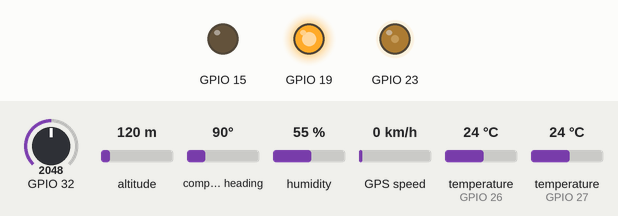
The sketch below on a simulated ESP32. On the bench: output pins drawn as LEDs (lit = HIGH). Inputs (shaded band) come from the test bench; at power-on: GPIO 32 = 2048, altitude 120 m, compass heading 90°, humidity 55 %, GPS speed 0 km/h, temperature (sensors on GPIO 26, GPIO 27) 24 °C. WiFi joins after 1.5 s; servers stay silent unless stated; uploads are accepted with an empty reply; EEPROM starts erased; the GPS gets a fix after 3 s at 37.7749, -122.4194 with 8 satellites; what the sketch prints to the serial monitor is not drawn.

Above: at 0.1 s.
At 1.6 s:
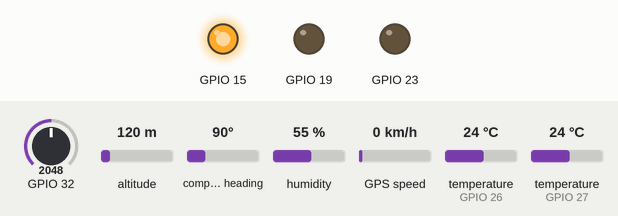
At 2.1 s:
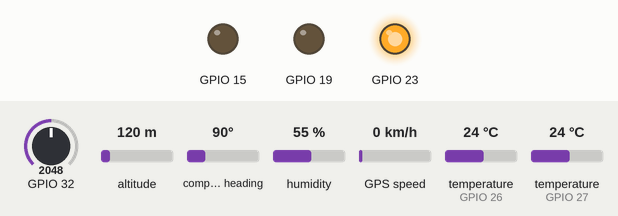
Timing chart, 0 to 3.6 s (numbered marks = the images above):
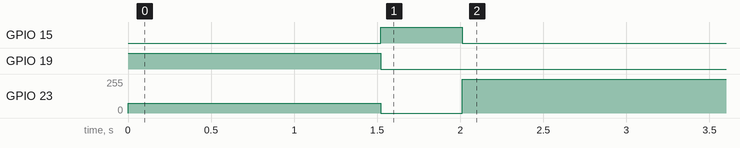

The sketch:

farmcheck.ino
```cpp
#include <memory>
#include <WiFiManager.h>
#include <HTTPClient.h>
#include <ArduinoJson.h>
#include "storage.h"
#include "controller.h"
#include "rf.h"

std::unique_ptr<com::Transmitter> transmitter;
std::unique_ptr<Control::Controller> controller;
std::unique_ptr<Memory::Storage> storage;

char jsonOutput[256];
bool sendData = false;
String url = "http://1e6c-37-251-220-191.ngrok-free.app";
WiFiManager wifiManager;

void setup() {
  Serial.begin(115200);

  transmitter = std::unique_ptr<com::Transmitter>(new com::Transmitter(25));
  controller = std::unique_ptr<Control::Controller>(new Control::Controller(
    32, 27, 26, 2, 19, 23, 15
  ));
  storage = std::unique_ptr<Memory::Storage>(new Memory::Storage());

  controller->rgb->setColor(255, 75, 0);

  storage->read();

  Serial.print("Token: ");
  Serial.println(storage->getToken());

  wifiManager.resetSettings();

  wifiManager.setConnectTimeout(240);
  WiFiManagerParameter tokenField("token", "Token", "", 50);
  wifiManager.addParameter(&tokenField);
  bool connection = wifiManager.autoConnect("FarmCheck Sensor");

  controller->rgb->setColor(0, 0, 255);

  if (!connection) {
    Serial.println("Failed to connect");
    controller->rgb->setColor(255, 0, 0);
    delay(1000);
    ESP.restart();
  } else {
    storage->setToken(tokenField.getValue());

    if (storage->getToken() == "")
      storage->read();
    else
      storage->write(tokenField.getValue());

    Serial.print("Token: ");
    Serial.println(storage->getToken());

    Serial.println("connected... :)");
  }
}

void loop() {
  if (WiFi.status() == WL_CONNECTED) {
    controller->readData();
    controller->getData().print();
    delay(250);

    HTTPClient client;

    client.begin(url + "/api/v1/sensor/data?sensorId=" + storage->getToken());
    client.addHeader("Content-Type", "application/json");

    const size_t CAPACITY = JSON_OBJECT_SIZE(6);
    StaticJsonDocument<CAPACITY> doc;

    JsonObject object = doc.to<JsonObject>();
    object["soilMoisture"] = controller->getData().moisture;
    object["soilTemperature"] = controller->getData().temperature;
    object["airHumidity"] = controller->getData().humidity;
    object["airTemperature"] = controller->getData().temperatureAir;
    object["latitude"] = controller->getData().latitude;
    object["longitude"] = controller->getData().longitude;

    serializeJson(doc, jsonOutput);
    int httpCode = client.POST(String(jsonOutput));

    Serial.println(httpCode);
    if (httpCode == 404) {
      wifiManager.resetSettings();
      ESP.restart();
    }

    if (httpCode > 0) {
      controller->rgb->setColor(0, 255, 0);
      String payload = client.getString();
      Serial.println("\nStatus code: " + String(httpCode));
      Serial.println(payload);
      client.end();
    } else {
      Serial.println("Error on HTTP request");
      controller->rgb->setColor(255, 0, 255);
    }
  } else {
    Serial.println("Not connected");
  }
  delay(1000);
}
```

controller.h
```cpp
#ifndef _CONTROLLER_H_
#define _CONTROLLER_H_

#include "hardware.h"
#include "rf.h"

namespace Control {
  class Controller {
  private:
    std::unique_ptr<Hardware::MoistureSensor> moistureSensor;
    std::unique_ptr<Hardware::TemperatureSensor> temperatureSensor;
    std::unique_ptr<Hardware::HumiditySensor> humiditySensor;
    std::unique_ptr<Hardware::GPS> gps;

  public:
    std::unique_ptr<Hardware::RGB> rgb;

    Controller(
      int moisturePin,
      int temperaturePin,
      int humidityPin,
      int gpsSerial,
      int redPin,
      int greenPin,
      int bluePin
    ):
      moistureSensor(new Hardware::MoistureSensor(moisturePin)),
      temperatureSensor(new Hardware::TemperatureSensor(temperaturePin)),
      humiditySensor(new Hardware::HumiditySensor(humidityPin)),
      gps(new Hardware::GPS(gpsSerial)),
      rgb(new Hardware::RGB(redPin, greenPin, bluePin))
    { }

    void readData() {
      moistureSensor->read();
      temperatureSensor->read();
      humiditySensor->read();
      gps->read();

      // if ((moistureSensor->value() < 0 || moistureSensor->value() > 99)
      //   || temperatureSensor->value() < 0
      //   || (humiditySensor->value().first < 5)
      // )
      //   rgb->setColor(255, 0, 0);
      // else if (gps->value().first < 1)
      //   rgb->setColor(0, 0, 255);
      // else
      //   rgb->setColor(0, 255, 0);
    }

    com::Data getData() {
      com::Data data;
      data.moisture = moistureSensor->value();
      data.temperature = temperatureSensor->value();
      data.humidity = humiditySensor->value().first;
      data.temperatureAir = humiditySensor->value().second;
      data.longitude = gps->value().first;
      data.latitude = gps->value().second;
      return data;
    }
  };
}

#endif
```

hardware.h
```cpp
#ifndef _HARDWARE_H_
#define _HARDWARE_H_

#include <OneWire.h>
#include <DallasTemperature.h>
#include <TinyGPS++.h>
#include <HardwareSerial.h>
#include "DHT.h"

namespace Hardware {
class MoistureSensor {
  double moisture;
  int pin;
public:
  MoistureSensor(int pin) {
    this->pin = pin;
  }

  void read() {
    moisture = analogRead(pin);
    moisture = (moisture / 3300) * 100;
    moisture = 100 - moisture;
  }

  double value() {
    return moisture;
  }
};

class TemperatureSensor {
  double temperature;
  OneWire *oneWire;
  DallasTemperature *sensor;
public:
  TemperatureSensor(int pin) {
    oneWire = new OneWire(pin);
    sensor = new DallasTemperature(oneWire);
  }

  void read() {
    temperature = sensor->getTempCByIndex(0);
  }

  double value() {
    return temperature;
  }
};

class HumiditySensor {
  double temperature;
  double humidity;
  DHT *dht;
public:
  HumiditySensor(int pin) {
    dht = new DHT(pin, DHT21);
    dht->begin();
  }

  void read() {
    temperature = dht->readTemperature();
    humidity = dht->readHumidity();
  }

  std::pair<double, double> value() {
    return { humidity, temperature };
  }
};

class GPS {
  double longitude;
  double latitude;
  TinyGPSPlus *gps;
  HardwareSerial *gpsSerial;
public:
  GPS(int serial) {
    gpsSerial = new HardwareSerial(serial);
    gpsSerial->begin(115200);
    gps = new TinyGPSPlus();
  }

  void read() {
    if (gpsSerial->available() > 0) {
      if (gps->encode(gpsSerial->read())) {
        delay(10);
        if (gps->location.isValid())
          longitude = gps->location.lng(), latitude = gps->location.lat();
      } else Serial.println("GPS not working");

      if (gps->charsProcessed() < 10) Serial.println("No GPS");
    } else Serial.println("Serial not working");
  }

  std::pair<double, double> value() {
    return { longitude, latitude };
  }
};

class RGB {
int redPin, greenPin, bluePin;
public:
  RGB(int redPin, int greenPin, int bluePin) {
    this->redPin = redPin;
    this->greenPin = greenPin;
    this->bluePin = bluePin;

    pinMode(redPin, OUTPUT);
    pinMode(greenPin, OUTPUT);
    pinMode(bluePin, OUTPUT);
  }

  void setColor(int redValue, int greenValue, int blueValue) {
    analogWrite(redPin, redValue);
    analogWrite(greenPin, greenValue);
    analogWrite(bluePin, blueValue);
  }
};
}

#endif
```

rf.h
```cpp
#ifndef _RF_H_
#define _RF_H_

#include <cstring>
// #include <RH_ASK.h>
#include <SPI.h>

namespace com {
  struct Data {
    double moisture, temperature, humidity, temperatureAir, longitude, latitude;

    static char* serialize(const Data& data) {
      char* buffer = new char[sizeof(double) * 6];

      memset(buffer, 0, sizeof(buffer));

      Serial.println(strlen(buffer));

      std::memcpy(buffer + (0 * sizeof(double)), &data.moisture, sizeof(double));
      std::memcpy(buffer + (1 * sizeof(double)), &data.temperature, sizeof(double));
      std::memcpy(buffer + (2 * sizeof(double)), &data.humidity, sizeof(double));
      std::memcpy(buffer + (3 * sizeof(double)), &data.temperatureAir, sizeof(double));
      std::memcpy(buffer + (4 * sizeof(double)), &data.longitude, sizeof(double));
      std::memcpy(buffer + (5 * sizeof(double)), &data.latitude, sizeof(double));

      Serial.println(buffer);
      Serial.println(strlen(buffer));

      return buffer;
    }

    void print() {
      Serial.print("Moisture: ");
      Serial.println(moisture);
      Serial.print("Temperature: ");
      Serial.println(temperature);
      Serial.print("Humidity: ");
      Serial.println(humidity);
      Serial.print("Temperature air: ");
      Serial.println(temperatureAir);
      Serial.print("Longitude: ");
      Serial.println(longitude);
      Serial.print("Latitude: ");
      Serial.println(latitude);
    }
  };

  class Transmitter {
    // RH_ASK* rfDriver;
  public:
    Transmitter(int pin) {
      // rfDriver = new RH_ASK(2000, 25, 14);

      // rfDriver->init();
    }

    void send(const Data& data) {
      // char* buffer = Data::serialize(data);

      // Serial.print("Moisture: ");
      // Serial.println(data.moisture);
      // Serial.print("Temperature: ");
      // Serial.println(data.temperature);
      // Serial.print("Humidity: ");
      // Serial.println(data.humidity);
      // Serial.print("Temperature air: ");
      // Serial.println(data.temperatureAir);
      // Serial.print("Longitude: ");
      // Serial.println(data.longitude);
      // Serial.print("Latitude: ");
      // Serial.println(data.latitude);

      // rfDriver->send((uint8_t *)buffer, strlen(buffer));
      // rfDriver->waitPacketSent();
      // Serial.print("Buffer: ");
      // Serial.println(strlen(buffer));

      // Serial.println();
    }
  };
}

#endif
```

storage.h
```cpp
#ifndef _STORAGE_H_
#define _STORAGE_H_

#include <EEPROM.h>

namespace Memory {
  class Storage {
    String token;
    const int EEPROMSIZE = 37;
  public:
    Storage() {
      EEPROM.begin(EEPROMSIZE);
    }

    void write(const String& strToWrite) {
      int offset = 0;

      byte length = strToWrite.length();
      EEPROM.write(offset, length);
      for (int i = 0; i < length; i++) {
        EEPROM.write(offset + 1 + i, strToWrite[i]);
      }
      EEPROM.commit();
    }

    void read() {
      int offset = 0;

      int length = EEPROM.read(offset);
      char data[length + 1];
      for (int i = 0; i < length; i++) {
        data[i] = EEPROM.read(offset + 1 + i);
      }
      data[length] = '\0';

      token = String(data);
    }

    String getToken() {
      return token;
    }

    void setToken(String token) {
      this->token = token;
    }
  };
}

#endif
```

Measured:
- by itself, GPIO 15: HIGH → LOW at 2.0 s
- by itself, GPIO 23: 75/255 → 0/255 at 1.5 s, → 255/255 0.49 s later
